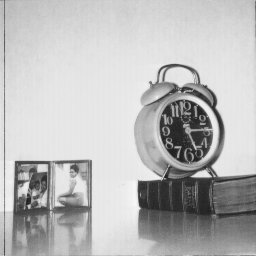
%> input picture imagens/relogio/relogio.jpg, 256 x 256 px
$ octave 2-terceira_atividade.m   (GNU Octave 9; MATLAB toolbox functions it lacks are replaced by stand-ins)
%> lines starting %> are read from the running program, lines starting %| are printed output that depends on the picture
#	a) aplique um filtro passa-baixa sobre uma das observações ruidosas. Um exemplo de uma máscara 3x3 para um filtro passa-baixa é dado por h1 = 1/9([1 1 1; 1 1 1; 1 1 1]);
#	b) refaça o exercício anterior considerando a extensão do filtro acima para máscaras de tamanho 5x5 e 7x7 de forma que os filtros preservem o nível DC da imagem;
#	c) aplique o filtro abaixo sobre uma das observações ruidosas: h2 = 1/5([0 1 0; 1 1 1; 0 1 0]);
#	d) você observa alguma diferença no resultado da aplicação do filtro h2 acima sobre uma das observações ruidosas com o resultado da aplicação do filtro h1? Que diferença é essa?
#	e) estenda o filtro h2 considerando máscaras de tamanho 5x5 e 7x7 e observe os resultados.
#	f) os resultados com as aplicações de filtros passa-baixa para minimização do ruído são melhores ou piores do que os resultados obtidos considerando a média aritmética de um conjunto de observações ruidosas como no primeiro exercício? Justifique.

clear all
close all

#carrega imagens
f = imread('imagens/relogio/relogio.jpg');
%> f is the input picture: size 256x256 uint8; min 24, max 250, mean 186
f1 = imread('imagens/relogio/relogio1.jpg');
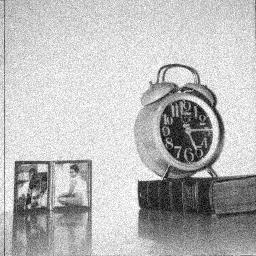
%> input picture imagens/relogio/relogio1.jpg, 256 x 256 px
%> f1 is the input picture: size 256x256 uint8; min 0, max 255, mean 185.4

colormap(gray(256));

#mascara
h1= 1/9*([1 1 1; 1 1 1; 1 1 1]);
h1_1 = 1/9*([1 1 1 1 1; 1 1 1 1 1; 1 1 1 1 1; 1 1 1 1 1; 1 1 1 1 1]);
h1_2 = 1/9*([1 1 1 1 1 1 1; 1 1 1 1 1 1 1; 1 1 1 1 1 1 1; 1 1 1 1 1 1 1; 1 1 1 1 1 1 1; 1 1 1 1 1 1 1; 1 1 1 1 1 1 1]);

h2 =  1/5 * ([0 1 0; 1 1 1; 0 1 0]);
h2_1 =  1/5 * ([0 0 1 0 0;0 1 1 1 0; 1 1 1 1 1; 0 1 1 1 0; 0 0 1 0 0]);
h2_2 =  1/5 * ([0 0 0 1 0 0 0; 0 0 1 1 1 0 0; 0 1 1 1 1 1 0; 1 1 1 1 1 1 1; 0 1 1 1 1 1 0; 0 0 1 1 1 0 0; 0 0 0 1 0 0 0]);

#filtros
A = conv2(f1, h1, 'same');
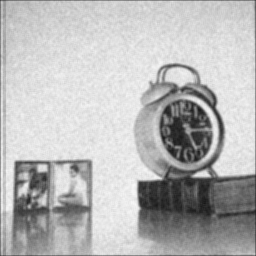
%> A: size 256x256 double; min 23.33, max 248.9, mean 184.4
B1 = conv2(f1, h1_1, 'same');
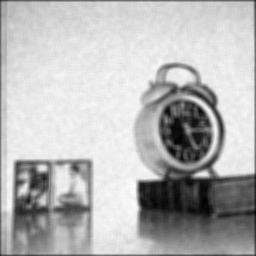
%> B1: size 256x256 double; min 85.11, max 677.9, mean 510; drawn with min black and max white
B2 = conv2(f1, h1_2, 'same');
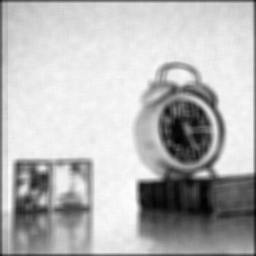
%> B2: size 256x256 double; min 187.1, max 1309.3, mean 995.4; drawn with min black and max white
C = conv2(f1, h2, 'same');
E1 = conv2(f1, h2_1, 'same');
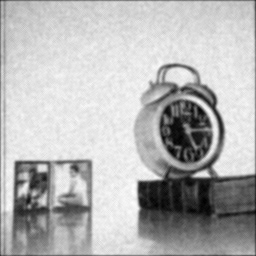
%> E1: size 256x256 double; min 73.4, max 643.4, mean 479; drawn with min black and max white
E2 = conv2(f1, h2_2, 'same');

#plot
subplot(3, 3, 1),image(f), title('Imagem Original');
subplot(3, 3, 2),image(f1), title('Imagem Ruidosa');

subplot(3, 3, 4),image(A), title('Masc h1 3x3');
subplot(3, 3, 5),image(B1), title('Masc h1 5x5');
subplot(3, 3, 6),image(B2), title('Masc h1 7x7');

subplot(3, 3, 7),image(C), title('Masc h2');
subplot(3, 3, 8),image(E1), title('Masc h2 5x5');
subplot(3, 3, 9),image(E2), title('Masc h2 7x7');
